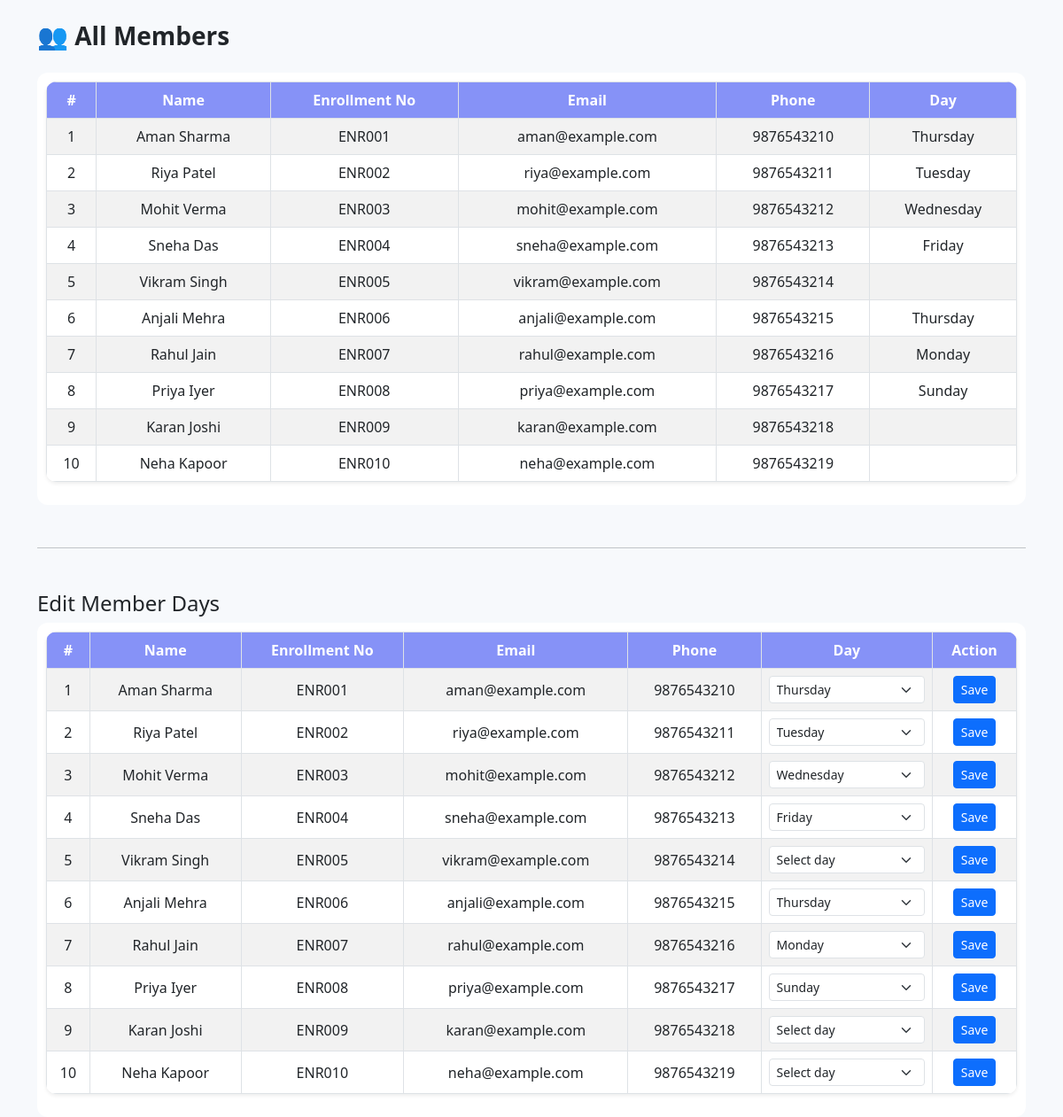
/admin/scheduled_members.php, run on the app's committed database.
### tables this page shows
CREATE TABLE `users` (
  `id` int(11) NOT NULL,
  `name` varchar(100) DEFAULT NULL,
  `enrollment_no` varchar(50) DEFAULT NULL,
  `phone` varchar(15) DEFAULT NULL,
  `email` varchar(100) DEFAULT NULL,
  `password` varchar(255) DEFAULT NULL,
  `day` varchar(155) NOT NULL,
  `role` enum('admin','student') DEFAULT NULL
);

### admin/scheduled_members.php (the view, shortened to what this page needs)
<?php
include "../db.php";
$members = mysqli_query($conn, "SELECT id, name, enrollment_no, email, phone, day FROM users WHERE role != 'admin'");
?>
<!DOCTYPE html>
<html lang="en">
<head>
  <link href="https://cdn.jsdelivr.net/npm/bootstrap@5.3.0/dist/css/bootstrap.min.css" rel="stylesheet" />
</head>
<body>
<div class="container mt-4">
  <h3 class="mb-4 fw-bold">👥 All Members</h3>
  <div class="table-responsive">
    <table class="table table-bordered table-striped shadow-sm">
      <thead>
        <tr>
          <th>#</th>
          <th>Name</th>
          <th>Enrollment No</th>
          <th>Email</th>
          <th>Phone</th>
          <th>Day</th>
        </tr>
      </thead>
      <tbody>
        <?php if (mysqli_num_rows($members) > 0): $i = 1; ?>
          <?php while ($row = mysqli_fetch_assoc($members)): ?>
            <tr>
              <td><?= $i++ ?></td>
              <td><?= htmlspecialchars($row['name']) ?></td>
              <td><?= htmlspecialchars($row['enrollment_no']) ?></td>
              <td><?= htmlspecialchars($row['email']) ?></td>
              <td><?= htmlspecialchars($row['phone']) ?></td>
              <td><?= htmlspecialchars($row['day']) ?></td>
            </tr>
          <?php endwhile; ?>
        <?php else: ?>
          <tr><td colspan="6" class="text-muted">No members found.</td></tr>
        <?php endif; ?>
      </tbody>
    </table>
  </div>
<hr class="my-5">
<h4>Edit Member Days</h4>
<form method="POST" action="scheduled_members.php">
  <div class="table-responsive">
    <table class="table table-bordered table-striped shadow-sm">
      <thead>
        <tr>
          <th>#</th>
          <th>Name</th>
          <th>Enrollment No</th>
          <th>Email</th>
          <th>Phone</th>
          <th>Day</th>
          <th>Action</th>
        </tr>
      </thead>
      <tbody>
        <?php
          $allMembers = mysqli_query($conn, "SELECT id, name, enrollment_no, email, phone, day FROM users WHERE role != 'admin'");
          if (mysqli_num_rows($allMembers) > 0): $count = 1;
          while ($member = mysqli_fetch_assoc($allMembers)):
        ?>
        <tr>
          <td><?= $count++ ?></td>
          <td><?= htmlspecialchars($member['name']) ?></td>
          <td><?= htmlspecialchars($member['enrollment_no']) ?></td>
          <td><?= htmlspecialchars($member['email']) ?></td>
          <td><?= htmlspecialchars($member['phone']) ?></td>
          <td>
            <select name="day_<?= $member['id'] ?>" class="form-select form-select-sm">
              <option value="" disabled <?= empty($member['day']) ? 'selected' : '' ?>>Select day</option>
              <?php
                $days = ['Monday','Tuesday','Wednesday','Thursday','Friday','Saturday','Sunday'];
                foreach ($days as $day) {
                  $selected = ($member['day'] === $day) ? 'selected' : '';
                  echo "<option value='{$day}' {$selected}>{$day}</option>";
                }
              ?>
            </select>
          </td>
          <td>
            <button type="submit" name="update_single" value="<?= $member['id'] ?>" class="btn btn-sm btn-primary">Save</button>
          </td>
        </tr>
        <?php endwhile; else: ?>
          <tr><td colspan="7" class="text-muted text-center">No members found.</td></tr>
        <?php endif; ?>
      </tbody>
    </table>
  </div>
</form>
</div>
</body>
</html>

### admin/scheduled_members.php (style rules this page uses)
body { background-color: #f7f9fc; font-family: 'Segoe UI', sans-serif; }
.table { border-radius: 12px; overflow: hidden; }
.table thead th { background-color: #8692f7; color: white; }
.table td, .table th { text-align: center; vertical-align: middle; }
.table-responsive { border-radius: 12px; overflow-x: auto; background-color: #fff; padding: 10px; }

### data on the page
users: name "Aman Sharma", enrollment_no "ENR001", email "aman@example.com", phone "9876543210", day "Thursday", id "Thursday"
users: name "Riya Patel", enrollment_no "ENR002", email "riya@example.com", phone "9876543211", day "Tuesday", id "Tuesday"
users: name "Mohit Verma", enrollment_no "ENR003", email "mohit@example.com", phone "9876543212", day "Wednesday", id "Wednesday"
users: name "Sneha Das", enrollment_no "ENR004", email "sneha@example.com", phone "9876543213", day "Friday", id "Friday"
users: name "Vikram Singh", enrollment_no "ENR005", email "vikram@example.com", phone "9876543214", day+id "Select day"
users: name "Anjali Mehra", enrollment_no "ENR006", email "anjali@example.com", phone "9876543215", day "Thursday", id "Thursday"
users: name "Rahul Jain", enrollment_no "ENR007", email "rahul@example.com", phone "9876543216", day "Monday", id "Monday"
users: name "Priya Iyer", enrollment_no "ENR008", email "priya@example.com", phone "9876543217", day "Sunday", id "Sunday"
users: name "Karan Joshi", enrollment_no "ENR009", email "karan@example.com", phone "9876543218", day+id "Select day"
users: name "Neha Kapoor", enrollment_no "ENR010", email "neha@example.com", phone "9876543219", day+id "Select day"
